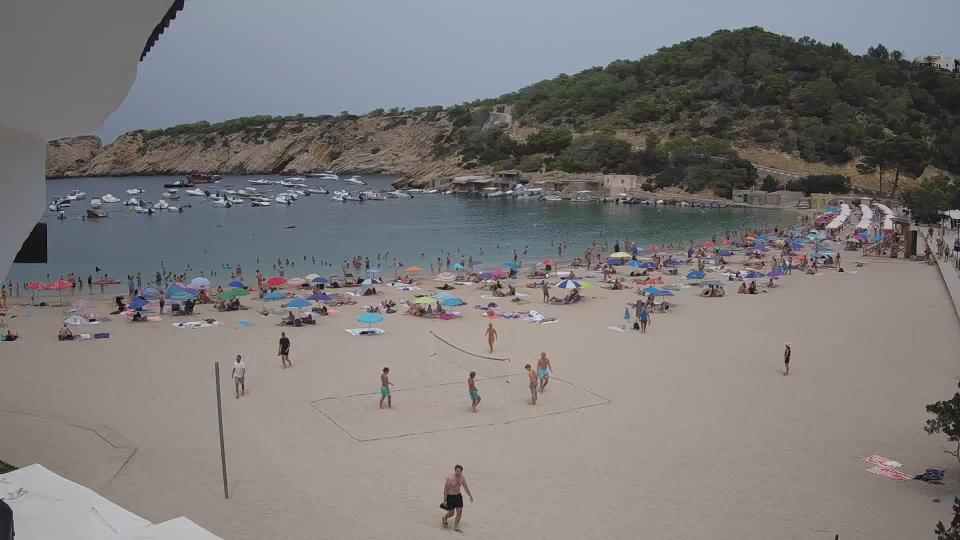
#> input picture code_testing/shihab/raw_images/1660388400.jpg, 1920 x 1080 px (shown at 1/2 size)
$ python test.py
#> lines starting #> are read from the running program, lines starting #| are printed output that depends on the picture
import matplotlib.pyplot as plt
import matplotlib.image as mpimg
from matplotlib.patches import Rectangle

# Load an image
img = mpimg.imread('raw_images/1660388400.jpg')  # Replace with your image file path
#> img is the input picture: shape (1080, 1920, 3); mean R, G, B 124.7, 121.5, 121.3

# Coordinates for the bounding box (x, y, width, height)
x, y, width, height = 883, 930, 65, 135  # Example values, adjust as needed

# Create a plot
fig, ax = plt.subplots()

# Display the image
ax.imshow(img)

# Create a Rectangle patch and add it to the plot
rect = Rectangle((x, y), width, height, linewidth=2, edgecolor='r', facecolor='none')
ax.add_patch(rect)

# Add text showing the width and height
ax.text(x, y-10, f'W: {width}, H: {height}', color='red', fontsize=12, ha='left')

# Hide axes for cleaner display
ax.axis('off')

# Show the image with the bounding box
plt.show()
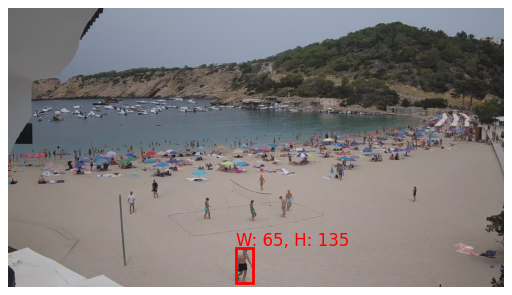
#> figure drawn by matplotlib, 1 panel

$ run again, with code_testing/shihab/raw_images/1660370400.jpg copied over code_testing/shihab/raw_images/1660388400.jpg
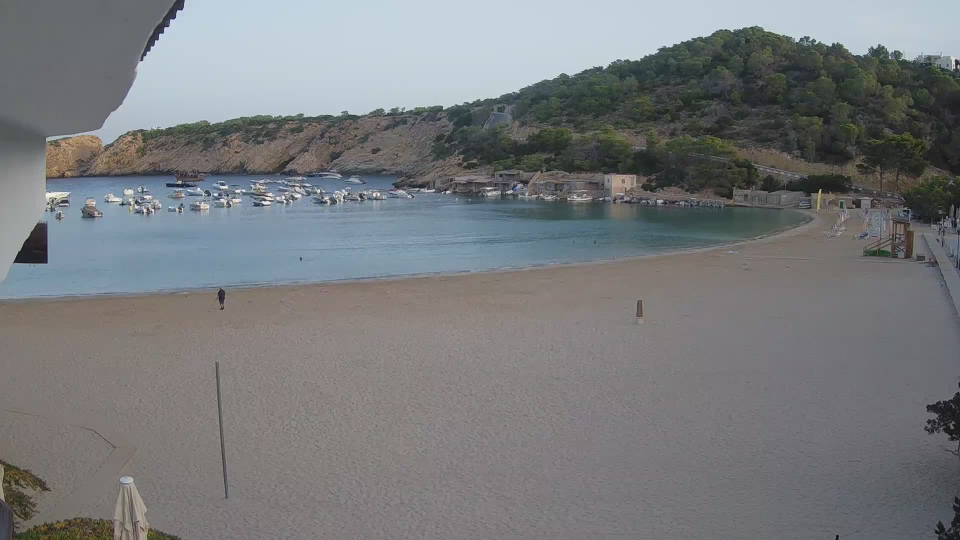
#> input picture code_testing/shihab/raw_images/1660370400.jpg, 1920 x 1080 px (shown at 1/2 size)
#> img is the input picture: shape (1080, 1920, 3); mean R, G, B 119.9, 122.3, 124.3
#> `plt.show()`:
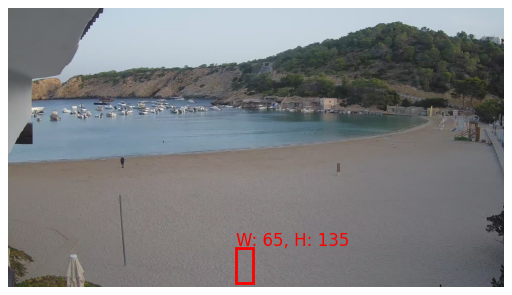
#> figure drawn by matplotlib, 1 panel

$ run again, with code_testing/shihab/raw_images/1660374000.jpg copied over code_testing/shihab/raw_images/1660388400.jpg
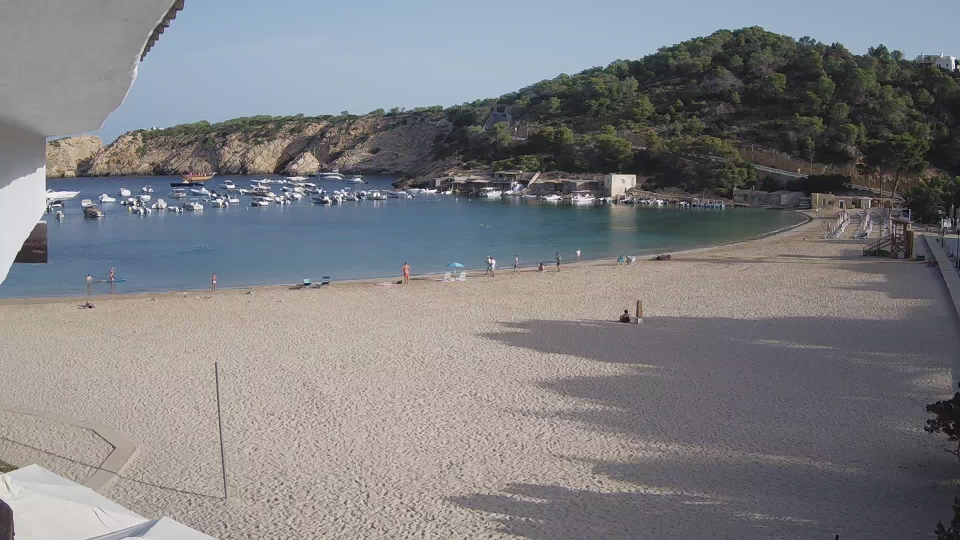
#> input picture code_testing/shihab/raw_images/1660374000.jpg, 1920 x 1080 px (shown at 1/2 size)
#> img is the input picture: shape (1080, 1920, 3); mean R, G, B 126, 126.2, 129
#> `plt.show()`:
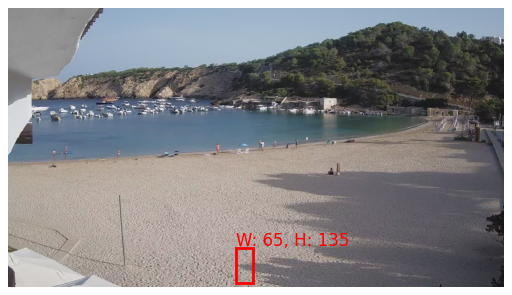
#> figure drawn by matplotlib, 1 panel
